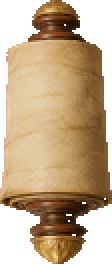
#> input picture side_projects/ChestOfLoveNotes/assets/chest/animation_v2/scroll/love_scroll.png, 56 x 132 px (shown 2 times larger)
$ python derive_love_scroll_horizontal.py
#> lines starting #> are read from the running program, lines starting #| are printed output that depends on the picture
#!/usr/bin/env python3
"""Derive love_scroll_horizontal.png from the approved vertical love_scroll.png.

Exact 90° clockwise rotation only — no repaint, no AI, transparency preserved.
"""
from __future__ import annotations

from pathlib import Path

from PIL import Image

ROOT = Path(__file__).resolve().parents[1]
SRC = ROOT / "assets/chest/animation_v2/scroll/love_scroll.png"
DST = ROOT / "assets/chest/animation_v2/scroll/love_scroll_horizontal.png"


def main() -> None:
    im = Image.open(SRC).convert("RGBA")
#> im is the input picture: PIL image 56x132 RGBA; mean R, G, B, A 129, 102.1, 70.2, 180.2
    if im.size != (56, 132):
        raise SystemExit(f"unexpected source size {im.size}; expected (56, 132)")
    # ROTATE_270 == 90° clockwise
    out = im.transpose(Image.Transpose.ROTATE_270)
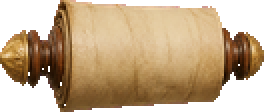
#> out: PIL image 132x56 RGBA (shown 2 times larger); mean R, G, B, A 129, 102.1, 70.2, 180.2; transparent parts drawn white
    if out.size != (132, 56):
        raise SystemExit(f"unexpected output size {out.size}; expected (132, 56)")
    DST.parent.mkdir(parents=True, exist_ok=True)
    out.save(DST, "PNG")
    # Round-trip pixel check
    back = out.transpose(Image.Transpose.ROTATE_90)
    if list(back.getdata()) != list(im.getdata()):
        raise SystemExit("round-trip pixel mismatch — aborting")
    print(f"OK wrote {DST} size={out.size}")
#| OK wrote side_projects/ChestOfLoveNotes/assets/chest/animation_v2/scroll/love_scroll_horizontal.png size=(132, 56)


if __name__ == "__main__":
    main()
